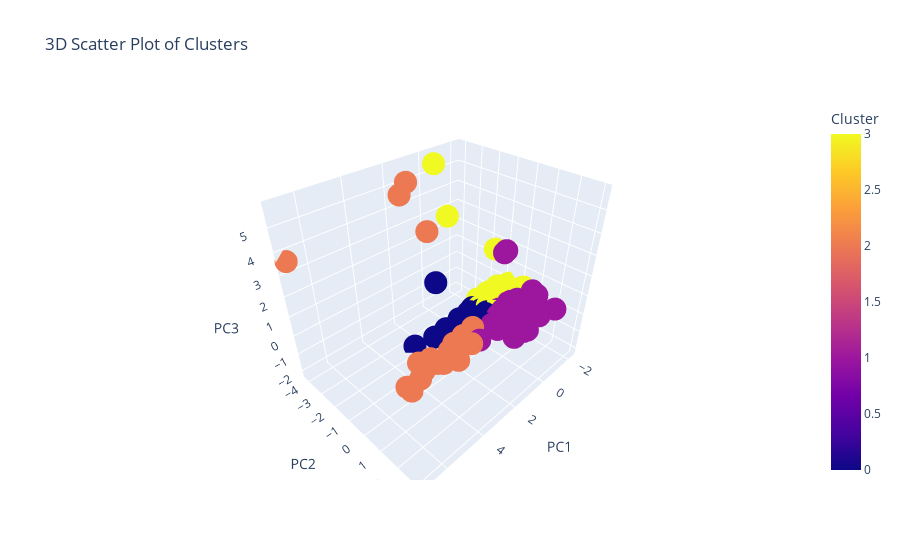

The notebook cell this image was saved under:
### Code cell
import plotly.express as px
import pandas as pd
from sklearn.decomposition import PCA

# Assuming y_kmeans and transformed_features are already defined

# Perform PCA to reduce dimensions to 3
pca = PCA(n_components=3)
principal_components = pca.fit_transform(transformed_features)

# Create a DataFrame with the principal components and cluster labels
df_pca = pd.DataFrame(data=principal_components, columns=['PC1', 'PC2', 'PC3'])
df_pca['Cluster'] = y_kmeans_2

# Plot the 3D scatter plot using Plotly
fig = px.scatter_3d(df_pca, x='PC1', y='PC2', z='PC3', color='Cluster', title='3D Scatter Plot of Clusters')

# Show the plot
fig.show()

### Figure 1 — Plotly figure (JSON) as saved in the notebook; plotly's stock layout.template omitted (floating-point values rounded to 4 significant figures; data arrays with more than 128 entries replaced by an {"elided": "..."} marker saying what was removed)
{"data": [{"hovertemplate": "PC1=%{x}<br>PC2=%{y}<br>PC3=%{z}<br>Cluster=%{marker.color}<extra></extra>", "legendgroup": "", "marker": {"color": {"elided": "232 int values"}, "coloraxis": "coloraxis", "symbol": "circle"}, "mode": "markers", "name": "", "scene": "scene", "showlegend": false, "type": "scatter3d", "x": {"elided": "232 float values"}, "y": {"elided": "232 float values"}, "z": {"elided": "232 float values"}}], "layout": {"coloraxis": {"colorbar": {"title": {"text": "Cluster"}}, "colorscale": [[0, "#0d0887"], [0.1111, "#46039f"], [0.2222, "#7201a8"], [0.3333, "#9c179e"], [0.4444, "#bd3786"], [0.5556, "#d8576b"], [0.6667, "#ed7953"], [0.7778, "#fb9f3a"], [0.8889, "#fdca26"], [1, "#f0f921"]]}, "legend": {"tracegroupgap": 0}, "scene": {"domain": {"x": [0, 1], "y": [0, 1]}, "xaxis": {"title": {"text": "PC1"}}, "yaxis": {"title": {"text": "PC2"}}, "zaxis": {"title": {"text": "PC3"}}}, "title": {"text": "3D Scatter Plot of Clusters"}}}
